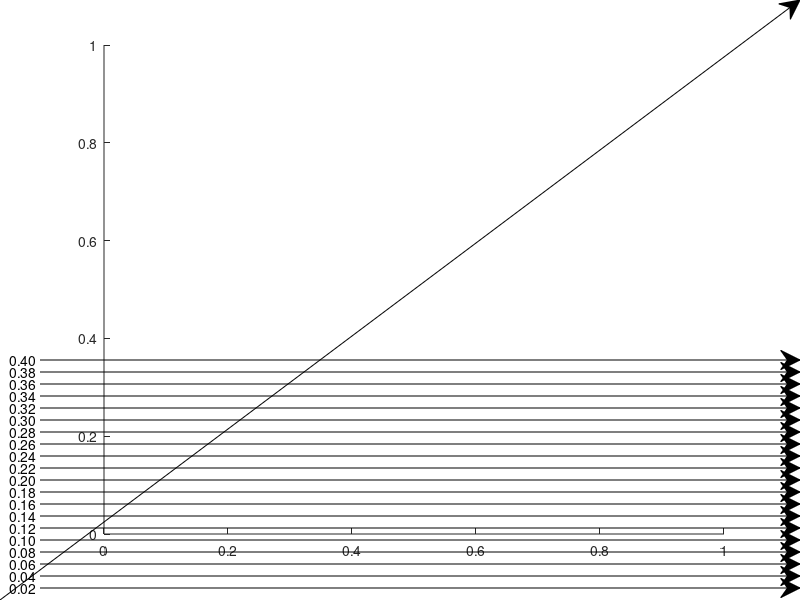

MATLAB code to generate this figure:
% 线条，显示横线
% 主要是确定线段的两个端点的坐标！

clc, clear, close all;

% 1、绘制（0，0）到（1，1）的实线段
hold on;
annotation('textarrow',[0 1],... % 两个元素的向量[x_begin x_end]，表示箭头的起点和终点的 x 坐标
    [0 1],...                    % 两个元素的向量[y_begin y_end]，表示箭头的起点和终点的 y 坐标
    'String', '文本箭头1',...
    'Color',[0 0 0],... % 箭头颜色
    'LineStyle','-',... % 箭杆样式："-" (默认) | "--" | ":" | "-." | "none"
    'LineWidth',0.5);   % 箭杆宽度

% 2、绘制（0.05，0.02）到（1，0.02）的实线段
hold on;
annotation('textarrow',[0.05 1],... % 两个元素的向量[x_begin x_end]，表示箭头的起点和终点的 x 坐标
    [0.02 0.02],...                    % 两个元素的向量[y_begin y_end]，表示箭头的起点和终点的 y 坐标
    'String', '0.02',...
    'Color',[0 0 0],... % 箭头颜色
    'LineStyle','-',... % 箭杆样式："-" (默认) | "--" | ":" | "-." | "none"
    'LineWidth',0.5);   % 箭杆宽度

% 3、绘制（0.05，0.04）到（1，0.04）的实线段
hold on;
annotation('textarrow',[0.05 1],... % 两个元素的向量[x_begin x_end]，表示箭头的起点和终点的 x 坐标
    [0.04 0.04],...                    % 两个元素的向量[y_begin y_end]，表示箭头的起点和终点的 y 坐标
    'String', '0.04',...
    'Color',[0 0 0],... % 箭头颜色
    'LineStyle','-',... % 箭杆样式："-" (默认) | "--" | ":" | "-." | "none"
    'LineWidth',0.5);   % 箭杆宽度

% 4、绘制（0.05，0.06）到（1，0.06）的实线段
hold on;
annotation('textarrow',[0.05 1],... 
    [0.06 0.06],...                    
    'String', '0.06',...
    'Color',[0 0 0],... % 箭头颜色
    'LineStyle','-',... 
    'LineWidth',0.5);   

% 5、绘制（0.05，0.08）到（1，0.08）的实线段
hold on;
annotation('textarrow',[0.05 1],... 
    [0.08 0.08],...                    
    'String', '0.08',...
    'Color',[0 0 0],... % 箭头颜色
    'LineStyle','-',... 
    'LineWidth',0.5);   

% 6、绘制（0.05，0.10）到（1，0.10）的实线段
hold on;
annotation('textarrow',[0.05 1],... 
    [0.10 0.10],...                    
    'String', '0.10',...
    'Color',[0 0 0],... % 箭头颜色
    'LineStyle','-',... 
    'LineWidth',0.5);   
% 7、绘制（0.05，0.12）到（1，0.12）的实线段
hold on;
annotation('textarrow',[0.05 1],... 
    [0.12 0.12],...                    
    'String', '0.12',...
    'Color',[0 0 0],... % 箭头颜色
    'LineStyle','-',... 
    'LineWidth',0.5);   
% 8、绘制（0.05，0.14）到（1，0.14）的实线段
hold on;
annotation('textarrow',[0.05 1],... 
    [0.14 0.14],...                    
    'String', '0.14',...
    'Color',[0 0 0],... % 箭头颜色
    'LineStyle','-',... 
    'LineWidth',0.5);   
% 9、绘制（0.05，0.16）到（1，0.16）的实线段
hold on;
annotation('textarrow',[0.05 1],... 
    [0.16 0.16],...                    
    'String', '0.16',...
    'Color',[0 0 0],... % 箭头颜色
    'LineStyle','-',... 
    'LineWidth',0.5);   
% 10、绘制（0.05，0.18）到（1，0.18）的实线段
hold on;
annotation('textarrow',[0.05 1],... 
    [0.18 0.18],...                    
    'String', '0.18',...
    'Color',[0 0 0],... % 箭头颜色
    'LineStyle','-',... 
    'LineWidth',0.5);   
% 11、绘制（0.05，0.20）到（1，0.20）的实线段
hold on;
annotation('textarrow',[0.05 1],... 
    [0.20 0.20],...                    
    'String', '0.20',...
    'Color',[0 0 0],... % 箭头颜色
    'LineStyle','-',... 
    'LineWidth',0.5);   
% 12、绘制（0.05，0.22）到（1，0.22）的实线段
hold on;
annotation('textarrow',[0.05 1],... 
    [0.22 0.22],...                    
    'String', '0.22',...
    'Color',[0 0 0],... % 箭头颜色
    'LineStyle','-',... 
    'LineWidth',0.5);   
% 13、绘制（0.05，0.24）到（1，0.24）的实线段
hold on;
annotation('textarrow',[0.05 1],... 
    [0.24 0.24],...                    
    'String', '0.24',...
    'Color',[0 0 0],... % 箭头颜色
    'LineStyle','-',... 
    'LineWidth',0.5);   
% 14、绘制（0.05，0.26）到（1，0.26）的实线段
hold on;
annotation('textarrow',[0.05 1],... 
    [0.26 0.26],...                    
    'String', '0.26',...
    'Color',[0 0 0],... % 箭头颜色
    'LineStyle','-',... 
    'LineWidth',0.5);   
% 15、绘制（0.05，0.28）到（1，0.28）的实线段
hold on;
annotation('textarrow',[0.05 1],... 
    [0.28 0.28],...                    
    'String', '0.28',...
    'Color',[0 0 0],... % 箭头颜色
    'LineStyle','-',... 
    'LineWidth',0.5);   
% 16、绘制（0.05，0.30）到（1，0.30）的实线段
hold on;
annotation('textarrow',[0.05 1],... 
    [0.30 0.30],...                    
    'String', '0.30',...
    'Color',[0 0 0],... % 箭头颜色
    'LineStyle','-',... 
    'LineWidth',0.5);   
% 16、绘制（0.05，0.32）到（1，0.32）的实线段
hold on;
annotation('textarrow',[0.05 1],... 
    [0.32 0.32],...                    
    'String', '0.32',...
    'Color',[0 0 0],... % 箭头颜色
    'LineStyle','-',... 
    'LineWidth',0.5);   
% 16、绘制（0.05，0.34）到（1，0.34）的实线段
hold on;
annotation('textarrow',[0.05 1],... 
    [0.34 0.34],...                    
    'String', '0.34',...
    'Color',[0 0 0],... % 箭头颜色
    'LineStyle','-',... 
    'LineWidth',0.5);   
% 16、绘制（0.05，0.36）到（1，0.36）的实线段
hold on;
annotation('textarrow',[0.05 1],... 
    [0.36 0.36],...                    
    'String', '0.36',...
    'Color',[0 0 0],... % 箭头颜色
    'LineStyle','-',... 
    'LineWidth',0.5);   
% 16、绘制（0.05，0.38）到（1，0.38）的实线段
hold on;
annotation('textarrow',[0.05 1],... 
    [0.38 0.38],...                    
    'String', '0.38',...
    'Color',[0 0 0],... % 箭头颜色
    'LineStyle','-',... 
    'LineWidth',0.5);   
% 16、绘制（0.05，0.40）到（1，0.40）的实线段
hold on;
annotation('textarrow',[0.05 1],... 
    [0.40 0.40],...                    
    'String', '0.40',...
    'Color',[0 0 0],... % 箭头颜色
    'LineStyle','-',... 
    'LineWidth',0.5);   
% 16、绘制（0.05，0.42）到（1，0.42）的实线段
% 16、绘制（0.05，0.44）到（1，0.44）的实线段
% 16、绘制（0.05，0.46）到（1，0.46）的实线段
% 16、绘制（0.05，0.48）到（1，0.48）的实线段
% 16、绘制（0.05，0.50）到（1，0.50）的实线段
% 16、绘制（0.05，0.52）到（1，0.52）的实线段
% 16、绘制（0.05，0.54）到（1，0.54）的实线段
% 16、绘制（0.05，0.56）到（1，0.56）的实线段
% 16、绘制（0.05，0.58）到（1，0.58）的实线段
% 16、绘制（0.05，0.60）到（1，0.60）的实线段
% 16、绘制（0.05，0.62）到（1，0.62）的实线段
% 16、绘制（0.05，0.64）到（1，0.64）的实线段
% 16、绘制（0.05，0.66）到（1，0.66）的实线段
% 16、绘制（0.05，0.68）到（1，0.68）的实线段
% 16、绘制（0.05，0.70）到（1，0.70）的实线段
% 16、绘制（0.05，0.72）到（1，0.72）的实线段
% 16、绘制（0.05，0.74）到（1，0.74）的实线段
% 16、绘制（0.05，0.76）到（1，0.76）的实线段
% 16、绘制（0.05，0.78）到（1，0.78）的实线段
% 16、绘制（0.05，0.80）到（1，0.80）的实线段
% 16、绘制（0.05，0.82）到（1，0.82）的实线段
% 16、绘制（0.05，0.84）到（1，0.84）的实线段
% 16、绘制（0.05，0.86）到（1，0.86）的实线段
% 16、绘制（0.05，0.88）到（1，0.88）的实线段
% 16、绘制（0.05，0.90）到（1，0.90）的实线段
% 16、绘制（0.05，0.92）到（1，0.92）的实线段
% 16、绘制（0.05，0.94）到（1，0.94）的实线段
% 16、绘制（0.05，0.96）到（1，0.96）的实线段
% 16、绘制（0.05，0.98）到（1，0.98）的实线段
% 16、绘制（0.05，0.99）到（1，0.99）的实线段





























